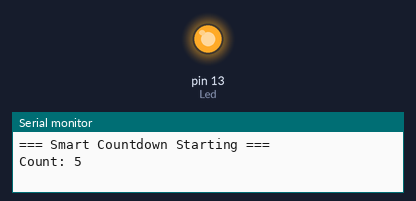
Bench run of a sketch on a simulated Arduino Uno, built with avr-gcc and run on an emulated ATmega328P. On the bench: output pins drawn as LEDs (lit = HIGH), the last lines printed to the serial monitor.

Above: at 0.1 s.
At 18.6 s:
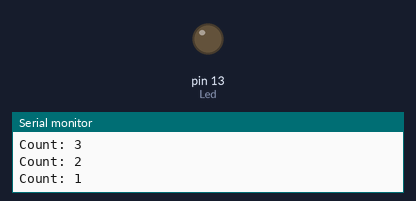
Timing chart, 0 to 20.1 s (numbered marks = the images above):
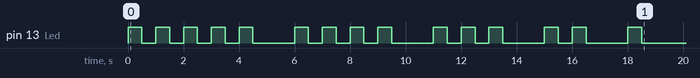

The sketch:

Smart-Countdown-TASK-5.ino
```cpp
int startValue = 5;
int Led = 13;

void flashLED(int times){
    for(int i = 1 ; i <= times; i++){
    digitalWrite(Led,HIGH);
    delay(500);
    digitalWrite(Led,LOW);
    delay(500);
    }
  }

void setup() {
  Serial.begin(9600);
  pinMode(Led, OUTPUT);
    int count = startValue;
  Serial.println("=== Smart Countdown Starting ===");
    while(count > 0){
    Serial.print("Count: ");
    Serial.println(count);

    flashLED(count);
    delay(1000);

    count--;
  }
  Serial.println("=== Countdown Complete ===" );
}

void loop() {

}
```
